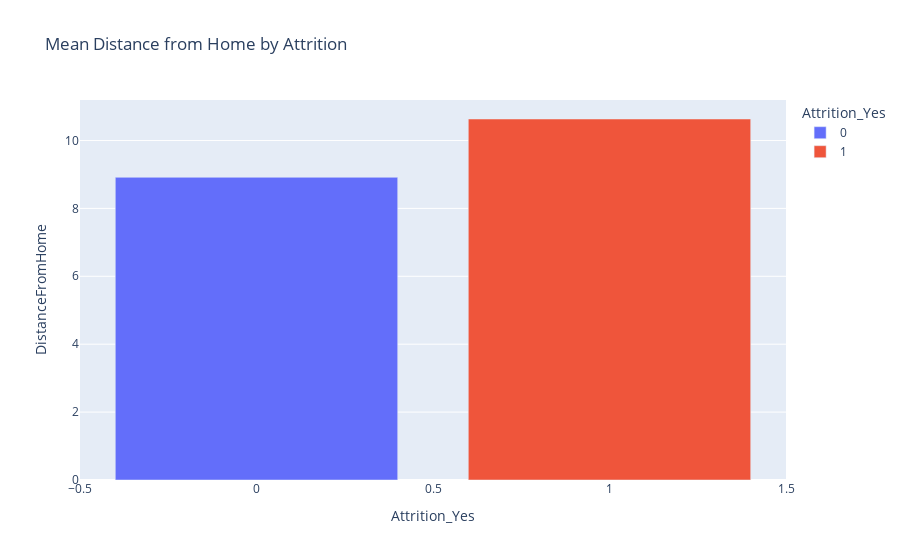

Notebook cell for this chart:
### Code cell
# Mean Distance from Home by Attrition:
fig = px.bar(distance_by_mean_attrition, x= 'Attrition_Yes', y = 'DistanceFromHome',  color = 'Attrition_Yes', 
             title='Mean Distance from Home by Attrition')
fig.show()

### Figure 1 — Plotly figure (JSON) as saved in the notebook; plotly's stock layout.template omitted (floating-point values rounded to 4 significant figures)
{"data": [{"alignmentgroup": "True", "hoverlabel": {"namelength": 0}, "hovertemplate": "Attrition_Yes=%{x}<br>DistanceFromHome=%{y}", "legendgroup": "0", "marker": {"color": "#636efa"}, "name": "0", "offsetgroup": "0", "orientation": "v", "showlegend": true, "textposition": "auto", "type": "bar", "x": [0], "xaxis": "x", "y": [8.916], "yaxis": "y"}, {"alignmentgroup": "True", "hoverlabel": {"namelength": 0}, "hovertemplate": "Attrition_Yes=%{x}<br>DistanceFromHome=%{y}", "legendgroup": "1", "marker": {"color": "#EF553B"}, "name": "1", "offsetgroup": "1", "orientation": "v", "showlegend": true, "textposition": "auto", "type": "bar", "x": [1], "xaxis": "x", "y": [10.63], "yaxis": "y"}], "layout": {"barmode": "relative", "legend": {"title": {"text": "Attrition_Yes"}, "tracegroupgap": 0}, "title": {"text": "Mean Distance from Home by Attrition"}, "xaxis": {"anchor": "y", "categoryarray": [0, 1], "categoryorder": "array", "domain": [0, 1], "title": {"text": "Attrition_Yes"}}, "yaxis": {"anchor": "x", "domain": [0, 1], "title": {"text": "DistanceFromHome"}}}}
